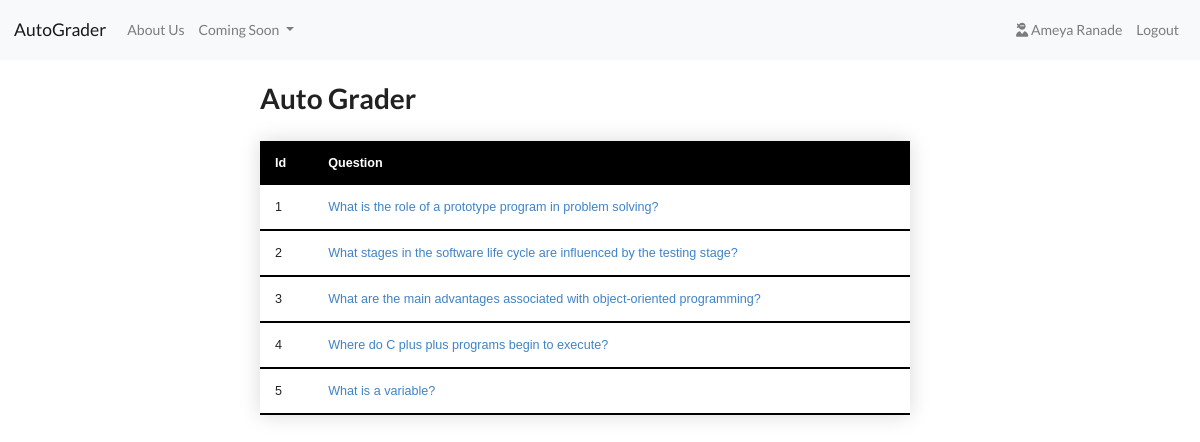
The page / on the database its author committed.
### grader/models.py (models this page shows, shortened)
class Question(models.Model):
    id = models.IntegerField(primary_key=True)
    question_title = models.TextField(max_length=100000)
    set = models.IntegerField(unique=True)
    min_score = models.IntegerField()
    max_score = models.IntegerField()

### grader/views.py (the view)
# urls.py: 2. Add a URL to urlpatterns:  path('', views.home, name='home')
def home(request):
    questions = Question.objects.all()
    context = {'questions': questions}
    return render(request, 'grader/home.html', context)

### grader/templates/grader/home.html
{% extends 'main.html' %}
{% block content %}
<div class="container">
    <h1 style="padding-top: 10px;">Auto Grader</h1>
    <table class="styled-table">
        <thead>
            <tr>
                <th>Id</th>
                <th>Question</th>
            </tr>
        </thead>
        {% for question in questions %}
        <tbody>
            <tr>
                <td>{{question.id}} </td>
                <td><a href="question/{{question.id}} ">{{question.question_title}}</a></td>
            </tr>
        </tbody>
        {% endfor %}
    </table>
</div>
{% endblock %}

### templates/main.html (shortened to what this page needs)
<!DOCTYPE html>
<html lang="en">
<head>
    <link rel="stylesheet" href="https://cdnjs.cloudflare.com/ajax/libs/font-awesome/6.1.1/css/all.min.css" />
    <link rel="stylesheet" href="https://cdn.jsdelivr.net/npm/bootstrap@4.6.1/dist/css/bootstrap.min.css">
    <link rel="stylesheet" href="https://cdnjs.cloudflare.com/ajax/libs/semantic-ui/2.4.1/semantic.min.css" />
    {% load static %}
    <link rel="stylesheet" href="{% static 'styles/styles.css' %}">
</head>
<body>
    {% include 'navbar.html' %}
    {% block content %}
    {% endblock %}
</body>
</html>

### templates/navbar.html (shortened to what this page needs)
<nav class="navbar navbar-expand-lg navbar-light bg-light" style="height: 60px;">
  <a class="navbar-brand" href="/">AutoGrader</a>
  <div class="collapse navbar-collapse" id="navbarSupportedContent">
    <ul class="navbar-nav mr-auto">
      <li class="nav-item">
        <a class="nav-link" href="#">About Us </a>
      </li>
      <li class="nav-item dropdown">
        <a class="nav-link dropdown-toggle" href="#" id="navbarDropdown" role="button" data-toggle="dropdown" aria-haspopup="true" aria-expanded="false">
          Coming Soon
        </a>
      </li>
    </ul>
    <ul class="navbar-nav ml-auto">
      <li class="nav-item">
        <a class="nav-link" href="#">
          <i class="fa-solid fa-user-ninja"></i> Ameya Ranade
        </a>
      </li>
      <li class="nav-item">
        <a class="nav-link" href="#">
          Logout
        </a>
    </li>
    </ul>
  </div>
</nav>

### static/styles/styles.css (style rules this page uses)
.container { margin: auto; width: 100%; padding: 10px; margin: 0 auto; max-width: 700px; height: 100px; }
.styled-table { border-collapse: collapse; margin: 25px 0; font-size: 0.9em; font-family: sans-serif; min-width: 650px; box-shadow: 0 0 20px rgba(0, 0, 0, 0.15); }
.styled-table thead tr { background-color: black; color: #ffffff; text-align: left; }
.styled-table th, .styled-table td { padding: 12px 15px; }
.styled-table tbody tr { border-bottom: 1px solid #dddddd; }
.styled-table tbody tr:last-of-type { border-bottom: 2px solid black; }

### rows shown on the page
Question: id "1", question_title "What is the role of a prototype program in problem solving?"
Question: id "2", question_title "What stages in the software life cycle are influenced by the testing stage?"
Question: id "3", question_title "What are the main advantages associated with object-oriented programming?"
Question: id "4", question_title "Where do C plus plus programs begin to execute?"
Question: id "5", question_title "What is a variable?"
